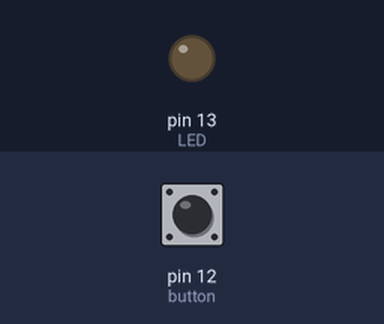
The sketch below on a simulated Arduino Uno, built with avr-gcc and run on an emulated ATmega328P. Shown: output pins drawn as LEDs (lit = HIGH). The test bench sets the inputs (shaded band); at power-on: pin 12 (button) HIGH. What the sketch prints to the serial monitor is not drawn.

Above: at 1.2 s.
1.3 s: pin 12 (button) pulled LOW for 0.15 s
At 1.7 s:
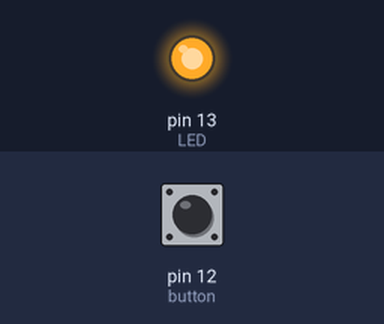
4.4 s: pin 12 (button) pulled LOW for 3.2 s
At 13.9 s:
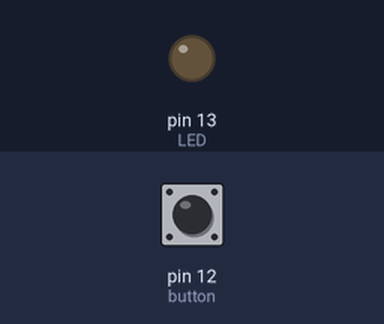
Timing chart, 0 to 15.1 s (numbered marks = the images above; inputs shaded):
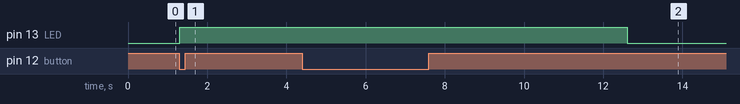

The sketch:

arduino_countdown_timer.ino
```cpp
/*/
Countdown without the delay command

This code uses the "millis" function to "delay" an action (in this case, illuminate an LED (built-in and/or digital pin 13) five seconds after a button (digital pin 12) is pressed).
The delay command is useful, but it does not allow the Arduino to perform other tasks while the delay is active. In some cases, it isn't as accurate as the "millis" command.


NOTE: The word "countdown" is used here, but in reality, we're counting UP with the internal clock of the Arduino.

 In practical terms, we're starting the clock from the moment the button is pressed, and turning the LED off the moment the internal clock reaches the sum of "countdownBegin" + "countdown"

/*/

const int LED=13;
const int button=12;

//assigns the state (pressed/not pressed) of the button to an integer
int buttonState;

//the exact moment which millis() will be pegged to when the button is pressed
unsigned long countdownBegin;

//adjust this time in milliseconds, the LED will turn off after time has elapsed
unsigned long countdown=5000;

void setup() {
  pinMode(LED,OUTPUT);
  pinMode(button,INPUT);

  //allows the user to use a button without an external resistor
  digitalWrite(button,HIGH);

  Serial.begin(9600);
}

void loop() {
  //checks the state of the button (if you press the button it will read 0, unpressed will read 1)
  buttonState=digitalRead(button);
  Serial.println(countdownBegin);

  //if the button is pressed, peg "countdownBegin" to millis(), turns on the light
  if(buttonState==0){
    countdownBegin=millis();
    digitalWrite(LED,HIGH);
  }
  //once millis() reaches the sum of "countdownBegin" and "countdown", turn off the light
  if(millis() >= countdownBegin + countdown){
    digitalWrite(LED,LOW);
  }
}
```

Measured:
- after the input at 1.3 s, pin 13 (LED): LOW → HIGH at once
- after the input at 4.4 s, pin 13 (LED): HIGH → LOW after 8.2 s instead of 2.1 s
